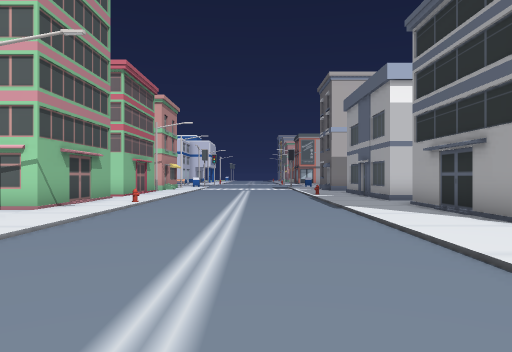
[1] (above)

24 first-person views from a walk through a 3-D level made in the Unity game engine. The camera is 1.5 m above the floor, looks level and sees 70° across. The floor is counted in squares, 2 m on a side. Each view is taken from the middle of a square. On the plan, view 1 faces up. The plan holds only what a view shows up to about 11 squares ahead; the rest is blank. The place goes on beyond the plan. The player character is not drawn. Some animated figures are left out.

[2]
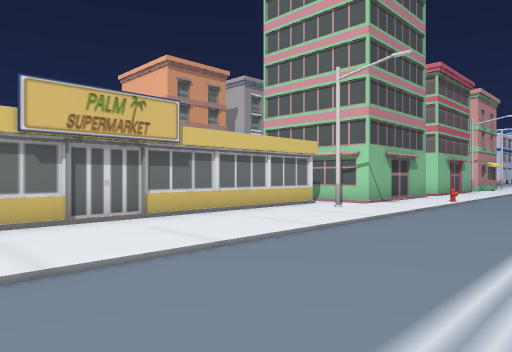

[3]
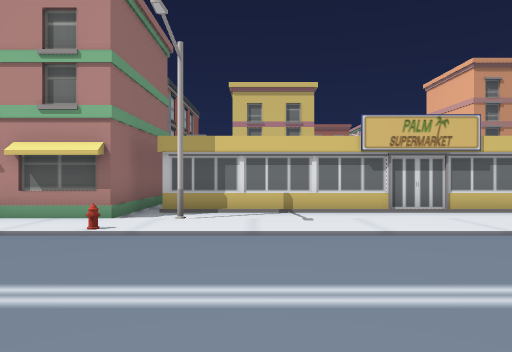

[4]
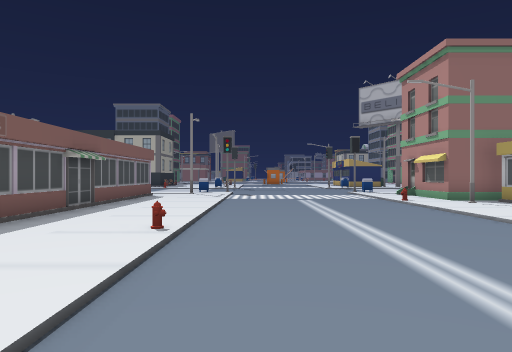

[5]
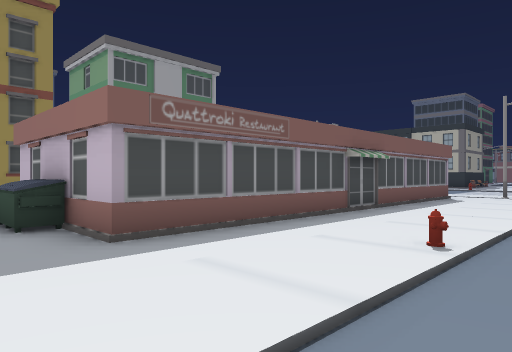

[6]
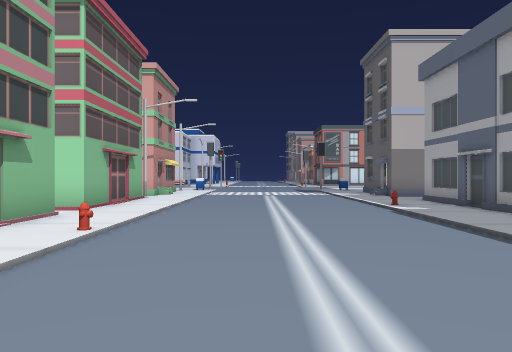

[7]
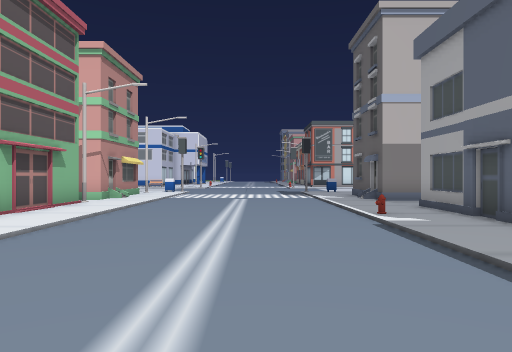

[8]
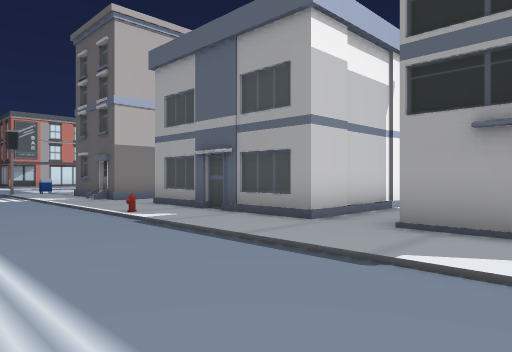

[9]
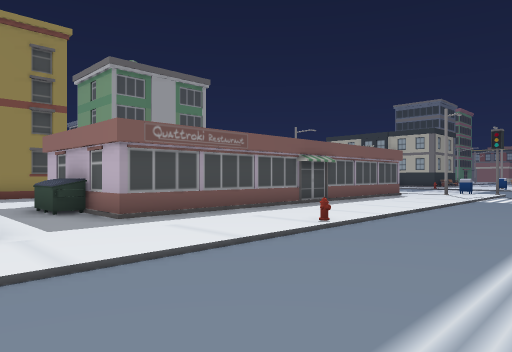

[10]
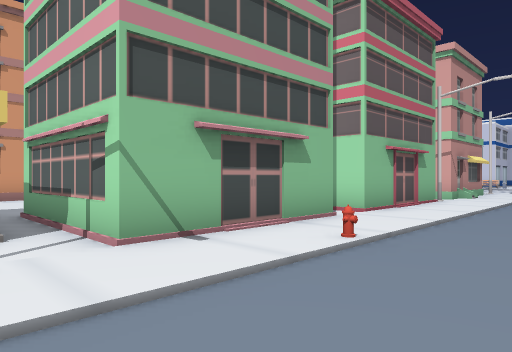

[11]
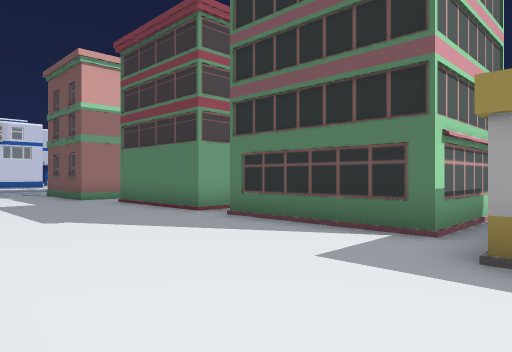

[12]
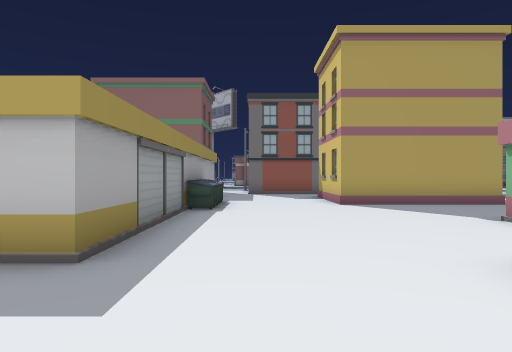

[13]
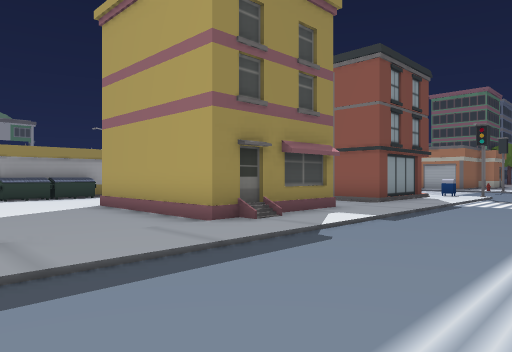

[14]
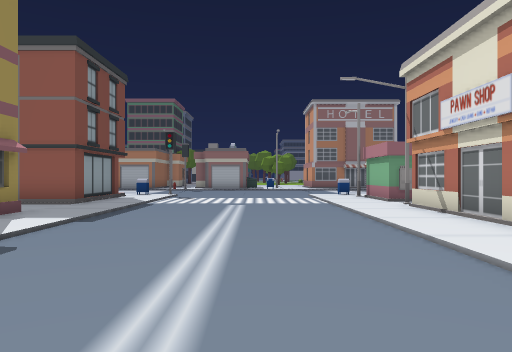

[15]
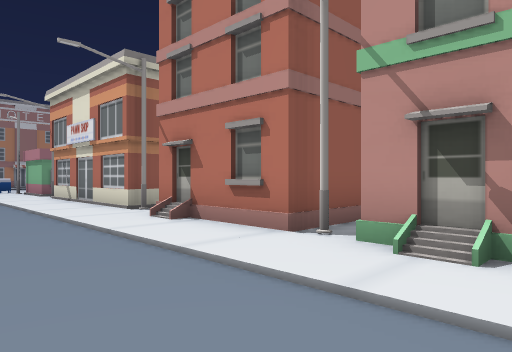

[16]
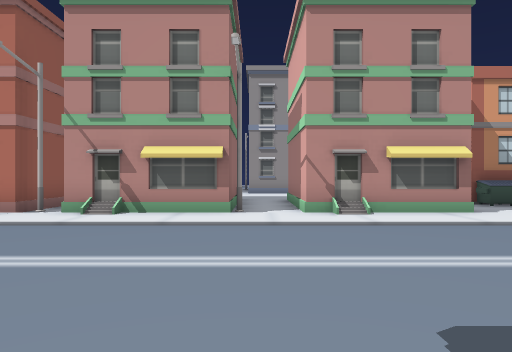

[17]
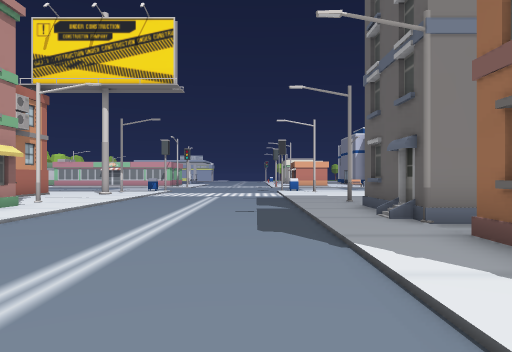

[18]
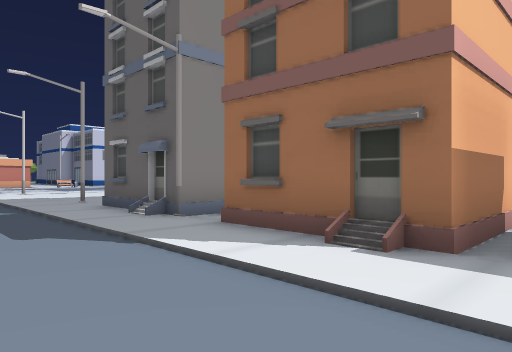

[19]
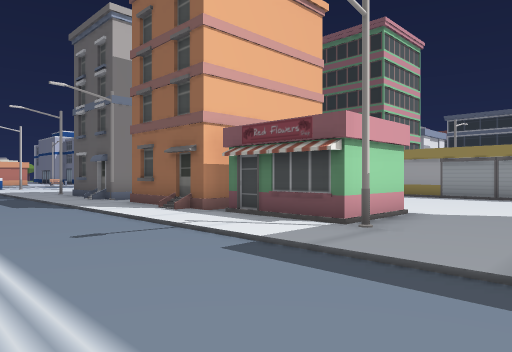

[20]
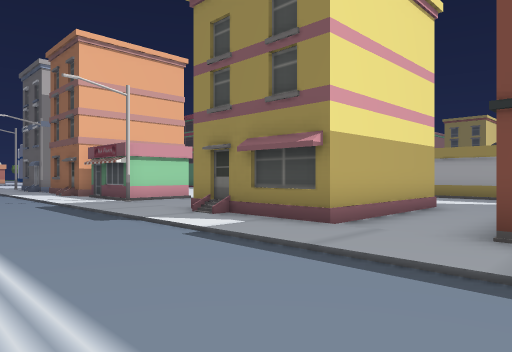

[21]
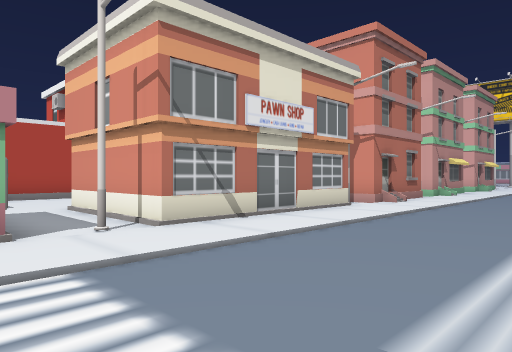

[22]
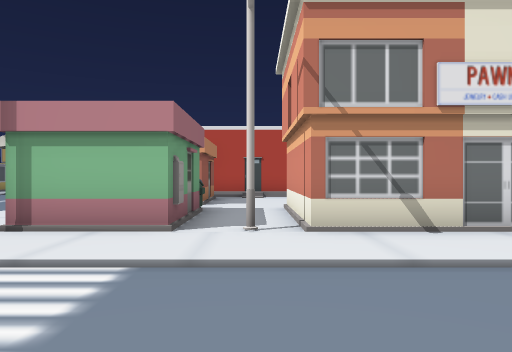

[23]
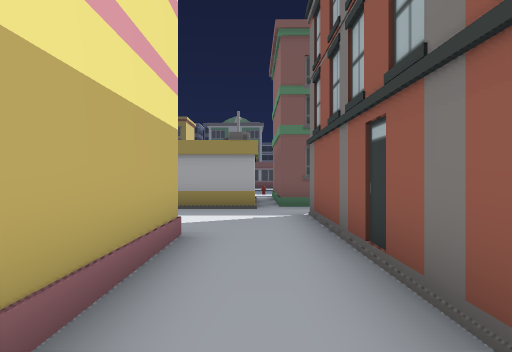

[24]
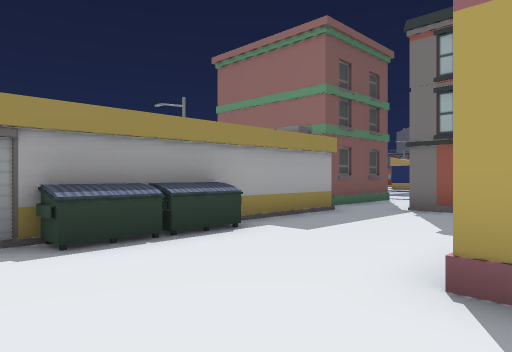

### Floor plan
Key: @ floor where view 1 was taken; # wall or solid block; . main floor; : floor 0.25 m higher than the main floor; / step, stairs or slope; B building; H hydrant; S streetlight; U dumpster; O other object.
Columns run from 33 left of view 1 to 12 right of it. Each row starts with its distance up from view 1.
 18               /:      ..    B:/....//##
 17      BU.:/..../:.     ....  S:/..../:.
 16      #.S:/..../:S     ...#  #:/..../:.
 15       ..:/..../:      ...#  #:/..../:#
 14        B:/..../:#   B....#  #:/....H:#
 13        #:/..../:#    ....## B:/..../:#
 12        #//....//##  B.....  .:/..../:#   B
 11     ####:/..../:S    ....B  #:/..../:####B
 10     ...S:/..../:#    ....#  #:H..../:....
  9      ##B:/..../:#   .....#  #:/..../:B
  8       ##:/..../:#   B....####:/..../:#
  7        #//..../:### .........:/..../:#
  6       ##:/..../:#  .....#  #S:/..../:#
  5      ##S:/..../:B  .....#  #.:/..../:....
  4        B:/..../:###.....B  #.:/..../:...U....B
  3        #:/..../:S.......#  #.:/..../:.#### ..#
  2        #:/..../:.......U#  B.:/..../:.#
  1        S:/..../:.......U#  B.:/....H:.#
  0        #:/....//####B..U#  #.:/..@./:.#
 -1        #:/..../:#   ....#  #.:/..../:.#
 -2        #:/..../:#   B...#  #.:/..../:.#
 -3       ##:/..../:####....#  #S:/..../:.#
 -4 ....###B:/..../:........B  #.:H..../:.#
 -5 /......S:/..../:######B.#####:/..../:.#
 -6  ...O##B:/..../:#      .#   #:/   ./:.#
 -7    BO ##:/..../:#      .B   #      /:.B

Positions as (right, up) in squares from view 1, and headings:
1: (0, 0), facing up
2: (0, -1), facing up-left
3: (2, -2), facing left
4: (1, 6), facing down
5: (1, 5), facing down-right
6: (-1, 5), facing up
7: (0, 7), facing up
8: (-1, 7), facing up-right
9: (-1, 6), facing down-right
10: (-1, 6), facing up-left
11: (-13, 6), facing up-right
12: (-11, 10), facing down
13: (-22, 4), facing down-right
14: (-22, 4), facing down
15: (-22, 8), facing down-left
16: (-18, 10), facing left
17: (-20, 6), facing up
18: (-21, 6), facing up-right
19: (-22, 1), facing up-right
20: (-22, -6), facing up-right
21: (-21, -7), facing up-left
22: (-21, -5), facing left
23: (-18, -4), facing right
24: (-14, 3), facing down-right
